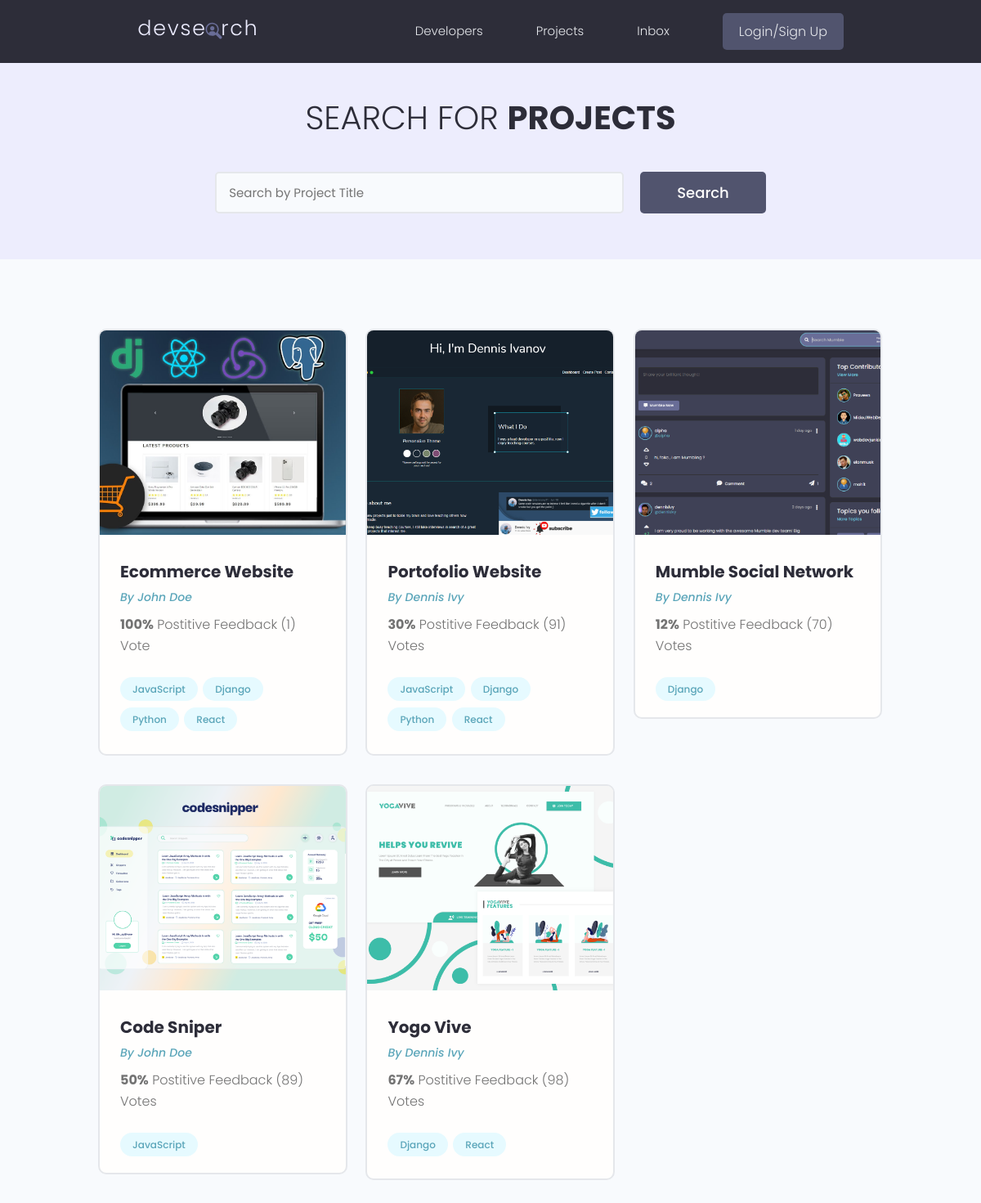
/projects/, run on the app's committed database.
### projects/models.py (models this page shows)
class Project(models.Model):
    owner = models.ForeignKey(Profile, null=True, blank=True, on_delete=models.SET_NULL)
    title = models.CharField(max_length=200)
    description = models.TextField(null=True, blank=True)
    featured_image = models.ImageField(null=True, blank=True, default="default.jpg")
    demo_link = models.CharField(max_length=2000, null=True, blank=True)
    source_link = models.CharField(max_length=2000, null=True, blank=True)
    tags = models.ManyToManyField('Tag', blank=True)
    vote_total = models.IntegerField(default=0, null=True, blank=True)
    vote_ratio = models.IntegerField(default=0, null=True, blank=True)
    created = models.DateTimeField(auto_now_add=True)
    id = models.UUIDField(default=uuid.uuid4, unique=True, primary_key=True, editable=False)
    def __str__(self):
        return self.title

class Tag(models.Model):
    name = models.CharField(max_length=200)
    created = models.DateTimeField(auto_now_add=True)
    id = models.UUIDField(default=uuid.uuid4, unique=True, primary_key=True, editable=False)
    def __str__(self):
        return self.name

### users/models.py (models this page shows, shortened)
class Profile(models.Model):
    user = models.OneToOneField(User, on_delete=models.CASCADE, null=True, blank=True)
    name = models.CharField(max_length=200, blank=True, null=True)
    email = models.EmailField(max_length=500, blank=True, null=True)
    username = models.CharField(max_length=200, blank=True, null=True)
    location = models.CharField(max_length=200, blank=True, null=True)
    short_intro = models.CharField(max_length=200, blank=True, null=True)
    bio = models.TextField(blank=True, null=True)
    profile_image = models.ImageField(blank=True, null=True, upload_to='profiles/', default="profiles/user-default.png")
    social_github = models.CharField(max_length=200, blank=True, null=True)
    social_twitter = models.CharField(max_length=200, blank=True, null=True)
    social_linkedin = models.CharField(max_length=200, blank=True, null=True)
    social_youtube = models.CharField(max_length=200, blank=True, null=True)
    social_website = models.CharField(max_length=200, blank=True, null=True)
    created = models.DateTimeField(auto_now_add=True)
    id = models.UUIDField(default=uuid.uuid4, unique=True, primary_key=True, editable=False)

### projects/views.py (the view)
# urls.py: path('projects/', include('projects.urls')),
def projects(request):
    projects = Project.objects.all()
    print(projects)
    context = { 'projects': projects }
    return render(request, 'projects/projects.html', context)

### projects/templates/projects/projects.html (shortened to what this page needs)
{% extends 'main.html' %}
{% block content %}
<main class="projects">
    <section class="hero-section text-center">
        <div class="container container--narrow">
        <div class="hero-section__box">
            <h2>Search for <span>Projects</span></h2>
        </div>
        <div class="hero-section__search">
            <form class="form" action="#" method="get">
            <div class="form__field">
                <input class="input input--text" id="formInput#search" type="text" name="text"
                placeholder="Search by Project Title" />
            </div>
            <input class="btn btn--sub btn--lg" type="submit" value="Search" />
            </form>
        </div>
        </div>
    </section>
    <section class="projectsList">
    <div class="container">
        <div class="grid grid--three">
        {% for project in projects %}
        <div class="column">
            <div class="card project">
            <a href="{% url 'project' project.id %}" class="project">
                <img class="project__thumbnail" src="{{ project.featured_image.url}}" alt="project thumbnail" />
                <div class="card__body">
                <h3 class="project__title">{{project.title}}</h3>
                <p><a class="project__author" href="{% url 'user-profile' project.owner.id %}">By {{project.owner.name}}</a></p>
                <p class="project--rating">
                    <span style="font-weight: bold;">{{project.vote_ratio}}%</span> Postitive
                    Feedback ({{project.vote_total}}) Vote{{project.vote_total|pluralize:"s"}}
                </p>
                <div class="project__tags">
                    {% for tag in project.tags.all %}
                    <span class="tag tag--pill tag--main">
                        <small>{{tag}}</small>
                    </span>
                    {% endfor %}
                </div>
                </div>
            </a>
            </div>
        </div>
        {% endfor %}
        </div>
    </div>
    </section>
</main>
{% endblock content %}

### static/styles/app.css (style rules this page uses)
:root { --color-sub: #2d2d39; }
.btn--sub { background-color: var(--color-sub-light); }
.card { border: 2px solid var(--color-light); }
img { width: 100%; }
.hero-section { height: 40vh; display: flex; align-items: center; background-color: var(--color-sub); }
.hero-section__box { margin-bottom: 4rem; }
.hero-section__box > h2, .hero-section__box > h2 > span { font-size: 4rem; color: var(--color-light); line-height: 1.3; text-transform: uppercase; }
.hero-section__box > h2 { font-weight: 300; }
.hero-section__box > h2 > span { font-weight: 700; }
.hero-section__search > .form { display: flex; align-items: center; justify-content: center; gap: 2rem; }
.hero-section__search > .form input.input--text { width: 50rem; }
.project__author { font-size: 1.4rem; font-style: italic; }
.project--rating { margin-bottom: 1.6em; margin-top: .5em; }
.projects > .hero-section { background: var(--color-sub-lighter); height: 30vh; }
.projects .hero-section__box { margin-bottom: 2.5rem; }
.projects .hero-section__box > h2 { color: var(--color-sub); }
.projects .hero-section__box > h2 > span { font-weight: 700; color: var(--color-sub); }
.projectsList { margin-top: 8rem; }
.project__thumbnail { height: 25rem; object-fit: cover; object-position: top center; }
.project__title { font-size: 2rem; font-weight: 700; color: var(--color-sub); }

### static/uikit/styles/modules/_variables.css (style rules this page uses)
:root { --color-main: #5aa5b9; --color-main-light: #e6faff; --color-sub: #3f4156; --color-sub-light: #51546e; --color-sub-lighter: #ededfd; --color-text: #737373; --color-gray: #8b8b8b; --color-light: #e5e7eb; --color-light-gray: #767676; --color-bg: #f8fafd; --color-white: #fffefd; --color-white-light: #f3f3f3; --color-success: #359e64; --color-success-bg: #def8e8; --color-error: #fc4b0b; --color-error-bg: #fff2ee; --font-base: 'Poppins', arial, helvetica, 'Segoe UI', roboto, ubuntu, sans-serif; --font-monospace: 'Fira Code', 'Courier New', courier, monospace; --font-regular: 300; --font-medium: 500; --font-bold: 700; --generic-shadow: 1px 1px 5px #00000010; --generic-transition: all 0.3s ease-in-out; }

### static/uikit/styles/modules/_base.css (style rules this page uses)
* { margin: 0; padding: 0; box-sizing: border-box; text-rendering: optimizeLegibility; color: inherit; font-size: inherit; }
html { font-size: 50%; }
@media only screen and (min-width: 480px) { html { font-size: 56.25%; } }
@media only screen and (min-width: 1200px) { html { font-size: 62.5%; } }
body { line-height: 1.6; font-weight: 400; font-size: 1.5rem; color: var(--color-text); background-color: var(--color-bg); min-height: 100vh; }

### static/uikit/styles/modules/_typography.css (style rules this page uses)
* { font-family: var(--font-base); }
h2 { font-size: 3.6rem; font-weight: var(--font-bold); }
h3 { font-size: 3.2rem; font-weight: var(--font-medium); }
p, span, strong { font-size: 1.6rem; color: var(--color-text); font-weight: var(--font-regular); }
a { padding-bottom: 2px; text-decoration: none; display: inline-block; color: var(--color-main); font-weight: var(--font-medium); }

### static/uikit/styles/modules/_utilities.css (style rules this page uses)
.container { width: 92%; max-width: 165rem; margin: 0 auto; box-sizing: border-box; }
.container--narrow { width: 92%; max-width: 120rem; }
@media screen and (min-width: 1000px) { .container { width: 90%; } }
@media screen and (min-width: 1000px) { .container--narrow { width: 85%; } }
@media screen and (min-width: 1200px) { .container { width: 80%; } }
@media screen and (min-width: 1200px) { .container--narrow { width: 72%; } }
.text-center { text-align: center; }

### static/uikit/styles/modules/_button.css (style rules this page uses)
.btn { display: inline-block; position: relative; cursor: pointer; background-color: var(--color-light); font-weight: var(--font-medium); color: var(--color-sub); text-decoration: none; padding: 1rem 2rem; border-radius: 0.5rem; border: none; width: -webkit-fit-content; width: -moz-fit-content; width: fit-content; height: -webkit-fit-content; height: -moz-fit-content; height: fit-content; font-size: 1.6rem; outline-width: 0; outline-color: transparent; -webkit-backface-visibility: hidden; backface-visibility: hidden; transition: all 0.3s ease-in-out; }
.btn--sub { background-color: var(--color-sub); color: var(--color-white); }
.btn--lg { font-size: 1.8rem; padding: 1.2rem 4.5rem; }

### static/uikit/styles/modules/_card.css (style rules this page uses)
.card { border-radius: 1rem; background-color: var(--color-white); border: 1.5px solid var(--color-light); width: auto; height: auto; margin-top: 0.5rem; margin-bottom: 0.5rem; overflow: hidden; }
.card__body, .card__header { padding: 2rem 2.5rem; }

### data on the page
Project: featured_image (picture), title "Ecommerce Website", owner.name "John Doe", vote_ratio "100", vote_total "1"
Tag: name "JavaScript"
Tag: name "Django"
Tag: name "Python"
Tag: name "React"
Project: featured_image (picture), title "Portofolio Website", owner.name "Dennis Ivy", vote_ratio "30", vote_total "91"
Project: featured_image (picture), title "Mumble Social Network", owner.name "Dennis Ivy", vote_ratio "12", vote_total "70"
Project: featured_image (picture), title "Code Sniper", owner.name "John Doe", vote_ratio "50", vote_total "89"
Project: featured_image (picture), title "Yogo Vive", owner.name "Dennis Ivy", vote_ratio "67", vote_total "98"
